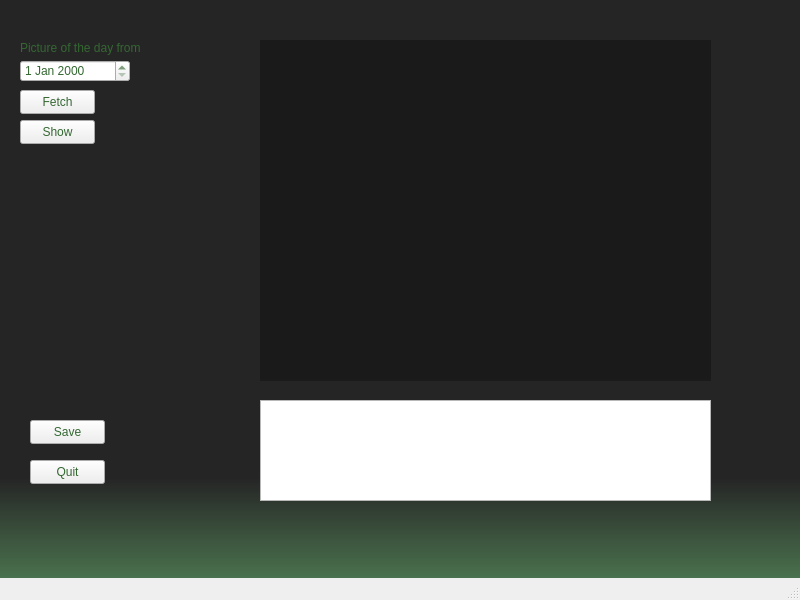
<?xml version="1.0" encoding="UTF-8"?>
<ui version="4.0">
 <class>MainWindow</class>
 <widget class="QMainWindow" name="MainWindow">
  <property name="geometry">
   <rect>
    <x>0</x>
    <y>0</y>
    <width>800</width>
    <height>600</height>
   </rect>
  </property>
  <property name="windowTitle">
   <string>MainWindow</string>
  </property>
  <property name="styleSheet">
   <string notr="true">color: rgb(52, 103, 50);</string>
  </property>
  <widget class="QWidget" name="centralwidget">
   <property name="styleSheet">
    <string notr="true"/>
   </property>
   <widget class="QPushButton" name="pushButton">
    <property name="geometry">
     <rect>
      <x>20</x>
      <y>90</y>
      <width>75</width>
      <height>24</height>
     </rect>
    </property>
    <property name="styleSheet">
     <string notr="true">font: 700 10pt &quot;Arial Narrow&quot;;</string>
    </property>
    <property name="text">
     <string>Fetch</string>
    </property>
   </widget>
   <widget class="QLabel" name="label">
    <property name="geometry">
     <rect>
      <x>260</x>
      <y>40</y>
      <width>451</width>
      <height>341</height>
     </rect>
    </property>
    <property name="styleSheet">
     <string notr="true">background-color: qlineargradient(spread:pad, x1:1, y1:0.989, x2:1, y2:1, stop:0 rgba(0, 0, 0, 75), stop:1 rgba(0, 0, 0, 69));</string>
    </property>
    <property name="text">
     <string/>
    </property>
   </widget>
   <widget class="QPushButton" name="picPushButton">
    <property name="geometry">
     <rect>
      <x>20</x>
      <y>120</y>
      <width>75</width>
      <height>24</height>
     </rect>
    </property>
    <property name="styleSheet">
     <string notr="true">font: 10pt &quot;Arial&quot;;</string>
    </property>
    <property name="text">
     <string>Show</string>
    </property>
   </widget>
   <widget class="QPushButton" name="quitButton">
    <property name="geometry">
     <rect>
      <x>30</x>
      <y>460</y>
      <width>75</width>
      <height>24</height>
     </rect>
    </property>
    <property name="styleSheet">
     <string notr="true">font: 10pt &quot;Arial&quot;;</string>
    </property>
    <property name="text">
     <string>Quit</string>
    </property>
   </widget>
   <widget class="QTextBrowser" name="textBrowser">
    <property name="geometry">
     <rect>
      <x>260</x>
      <y>400</y>
      <width>451</width>
      <height>101</height>
     </rect>
    </property>
    <property name="styleSheet">
     <string notr="true">font: 9pt &quot;Arial&quot;;</string>
    </property>
   </widget>
   <widget class="QDateEdit" name="dateEdit">
    <property name="geometry">
     <rect>
      <x>20</x>
      <y>60</y>
      <width>110</width>
      <height>22</height>
     </rect>
    </property>
    <property name="styleSheet">
     <string notr="true">font: 9pt &quot;Arial&quot;;</string>
    </property>
   </widget>
   <widget class="QLabel" name="label_2">
    <property name="geometry">
     <rect>
      <x>20</x>
      <y>40</y>
      <width>131</width>
      <height>16</height>
     </rect>
    </property>
    <property name="styleSheet">
     <string notr="true">font: 10pt &quot;Arial&quot;;</string>
    </property>
    <property name="text">
     <string>Picture of the day from</string>
    </property>
   </widget>
   <widget class="QLabel" name="errorLabel">
    <property name="geometry">
     <rect>
      <x>20</x>
      <y>170</y>
      <width>131</width>
      <height>41</height>
     </rect>
    </property>
    <property name="styleSheet">
     <string notr="true">font: 9pt &quot;Arial&quot;;</string>
    </property>
    <property name="text">
     <string/>
    </property>
   </widget>
   <widget class="QPushButton" name="saveButton">
    <property name="geometry">
     <rect>
      <x>30</x>
      <y>420</y>
      <width>75</width>
      <height>24</height>
     </rect>
    </property>
    <property name="styleSheet">
     <string notr="true">font: 10pt &quot;Arial&quot;;</string>
    </property>
    <property name="text">
     <string>Save</string>
    </property>
   </widget>
   <widget class="QLabel" name="waitLabel">
    <property name="geometry">
     <rect>
      <x>100</x>
      <y>90</y>
      <width>151</width>
      <height>21</height>
     </rect>
    </property>
    <property name="styleSheet">
     <string notr="true">font: 10pt &quot;Arial&quot;;</string>
    </property>
    <property name="text">
     <string/>
    </property>
   </widget>
   <widget class="QFrame" name="horizontalFrame">
    <property name="geometry">
     <rect>
      <x>0</x>
      <y>0</y>
      <width>801</width>
      <height>581</height>
     </rect>
    </property>
    <property name="styleSheet">
     <string notr="true">background-color: qlineargradient(spread:pad, x1:1, y1:0.824, x2:1, y2:1, stop:0 rgba(24, 24, 24, 239), stop:1 rgba(56, 102, 60, 228));</string>
    </property>
    <layout class="QHBoxLayout" name="horizontalLayout"/>
   </widget>
   <zorder>horizontalFrame</zorder>
   <zorder>pushButton</zorder>
   <zorder>picPushButton</zorder>
   <zorder>quitButton</zorder>
   <zorder>textBrowser</zorder>
   <zorder>dateEdit</zorder>
   <zorder>label_2</zorder>
   <zorder>errorLabel</zorder>
   <zorder>label</zorder>
   <zorder>saveButton</zorder>
   <zorder>waitLabel</zorder>
  </widget>
  <widget class="QMenuBar" name="menubar">
   <property name="geometry">
    <rect>
     <x>0</x>
     <y>0</y>
     <width>800</width>
     <height>22</height>
    </rect>
   </property>
  </widget>
  <widget class="QStatusBar" name="statusbar"/>
 </widget>
 <resources/>
 <connections>
  <connection>
   <sender>quitButton</sender>
   <signal>clicked()</signal>
   <receiver>MainWindow</receiver>
   <slot>close()</slot>
   <hints>
    <hint type="sourcelabel">
     <x>67</x>
     <y>553</y>
    </hint>
    <hint type="destinationlabel">
     <x>399</x>
     <y>299</y>
    </hint>
   </hints>
  </connection>
 </connections>
</ui>
